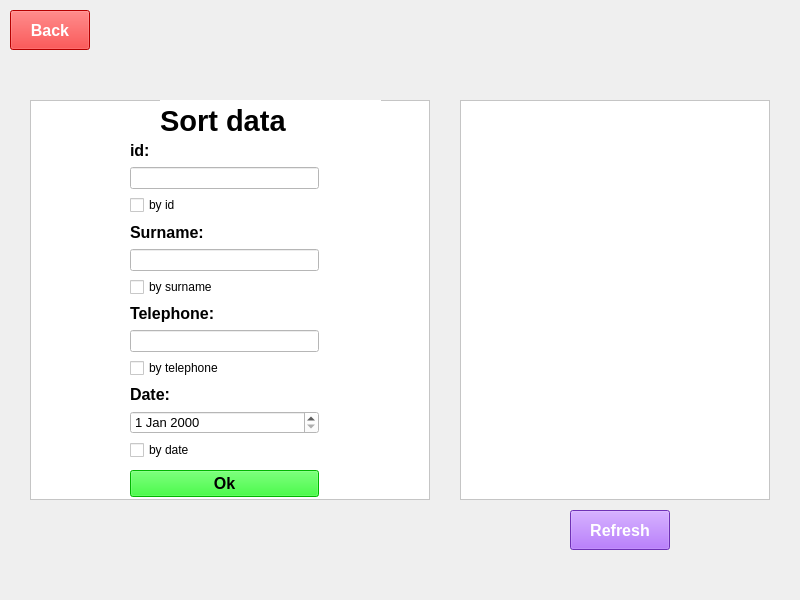
<?xml version="1.0" encoding="UTF-8"?>
<ui version="4.0">
 <class>sor1t</class>
 <widget class="QWidget" name="sor1t">
  <property name="geometry">
   <rect>
    <x>0</x>
    <y>0</y>
    <width>800</width>
    <height>600</height>
   </rect>
  </property>
  <property name="windowTitle">
   <string>Form</string>
  </property>
  <property name="styleSheet">
   <string notr="true"/>
  </property>
  <widget class="QPushButton" name="pushButtonR">
   <property name="geometry">
    <rect>
     <x>570</x>
     <y>510</y>
     <width>100</width>
     <height>40</height>
    </rect>
   </property>
   <property name="font">
    <font>
     <pointsize>12</pointsize>
     <weight>75</weight>
     <bold>true</bold>
    </font>
   </property>
   <property name="styleSheet">
    <string notr="true">background-color: rgb(156, 69, 255);
color: rgb(255, 255, 255);</string>
   </property>
   <property name="text">
    <string>Refresh</string>
   </property>
  </widget>
  <widget class="QTableView" name="tableView">
   <property name="geometry">
    <rect>
     <x>460</x>
     <y>100</y>
     <width>310</width>
     <height>400</height>
    </rect>
   </property>
   <property name="font">
    <font>
     <pointsize>12</pointsize>
     <weight>75</weight>
     <bold>true</bold>
    </font>
   </property>
   <property name="styleSheet">
    <string notr="true">color: rgb(85, 0, 127);
background-color: rgb(255, 255, 255);</string>
   </property>
  </widget>
  <widget class="QFrame" name="frame">
   <property name="geometry">
    <rect>
     <x>30</x>
     <y>100</y>
     <width>400</width>
     <height>400</height>
    </rect>
   </property>
   <property name="styleSheet">
    <string notr="true">background-color: rgb(255, 255, 255);</string>
   </property>
   <property name="frameShape">
    <enum>QFrame::StyledPanel</enum>
   </property>
   <property name="frameShadow">
    <enum>QFrame::Raised</enum>
   </property>
   <widget class="QWidget" name="layoutWidget">
    <property name="geometry">
     <rect>
      <x>100</x>
      <y>70</y>
      <width>191</width>
      <height>291</height>
     </rect>
    </property>
    <layout class="QVBoxLayout" name="verticalLayout_3"/>
   </widget>
   <widget class="QLabel" name="label_5">
    <property name="geometry">
     <rect>
      <x>130</x>
      <y>0</y>
      <width>221</width>
      <height>41</height>
     </rect>
    </property>
    <property name="font">
     <font>
      <family>Arial</family>
      <pointsize>22</pointsize>
      <weight>75</weight>
      <bold>true</bold>
     </font>
    </property>
    <property name="text">
     <string>Sort data</string>
    </property>
   </widget>
   <widget class="QWidget" name="layoutWidget">
    <property name="geometry">
     <rect>
      <x>100</x>
      <y>40</y>
      <width>189</width>
      <height>320</height>
     </rect>
    </property>
    <layout class="QVBoxLayout" name="verticalLayout_2">
     <item>
      <widget class="QLabel" name="label">
       <property name="font">
        <font>
         <pointsize>12</pointsize>
         <weight>75</weight>
         <bold>true</bold>
        </font>
       </property>
       <property name="text">
        <string>id:</string>
       </property>
      </widget>
     </item>
     <item>
      <widget class="QLineEdit" name="lid"/>
     </item>
     <item>
      <widget class="QCheckBox" name="checkBox">
       <property name="text">
        <string>by id</string>
       </property>
      </widget>
     </item>
     <item>
      <widget class="QLabel" name="label_2">
       <property name="font">
        <font>
         <pointsize>12</pointsize>
         <weight>75</weight>
         <bold>true</bold>
        </font>
       </property>
       <property name="text">
        <string>Surname:</string>
       </property>
      </widget>
     </item>
     <item>
      <widget class="QLineEdit" name="lfio"/>
     </item>
     <item>
      <widget class="QCheckBox" name="checkBox_2">
       <property name="text">
        <string>by surname</string>
       </property>
      </widget>
     </item>
     <item>
      <widget class="QLabel" name="label_3">
       <property name="font">
        <font>
         <pointsize>12</pointsize>
         <weight>75</weight>
         <bold>true</bold>
        </font>
       </property>
       <property name="text">
        <string>Telephone:</string>
       </property>
      </widget>
     </item>
     <item>
      <widget class="QLineEdit" name="ltel"/>
     </item>
     <item>
      <widget class="QCheckBox" name="checkBox_3">
       <property name="text">
        <string>by telephone</string>
       </property>
      </widget>
     </item>
     <item>
      <widget class="QLabel" name="label_4">
       <property name="font">
        <font>
         <pointsize>12</pointsize>
         <weight>75</weight>
         <bold>true</bold>
        </font>
       </property>
       <property name="text">
        <string>Date:</string>
       </property>
      </widget>
     </item>
     <item>
      <layout class="QVBoxLayout" name="verticalLayout">
       <item>
        <widget class="QDateEdit" name="dateEdit">
         <property name="font">
          <font>
           <pointsize>10</pointsize>
          </font>
         </property>
        </widget>
       </item>
       <item>
        <widget class="QCheckBox" name="checkBox_4">
         <property name="text">
          <string>by date</string>
         </property>
        </widget>
       </item>
       <item>
        <layout class="QHBoxLayout" name="horizontalLayout"/>
       </item>
      </layout>
     </item>
    </layout>
   </widget>
   <widget class="QPushButton" name="bok">
    <property name="geometry">
     <rect>
      <x>100</x>
      <y>370</y>
      <width>189</width>
      <height>27</height>
     </rect>
    </property>
    <property name="font">
     <font>
      <pointsize>12</pointsize>
      <weight>75</weight>
      <bold>true</bold>
     </font>
    </property>
    <property name="styleSheet">
     <string notr="true">background-color: rgb(0, 255, 0);</string>
    </property>
    <property name="text">
     <string>Ok</string>
    </property>
   </widget>
  </widget>
  <widget class="QPushButton" name="pushButton">
   <property name="geometry">
    <rect>
     <x>10</x>
     <y>10</y>
     <width>80</width>
     <height>40</height>
    </rect>
   </property>
   <property name="font">
    <font>
     <pointsize>12</pointsize>
     <weight>75</weight>
     <bold>true</bold>
    </font>
   </property>
   <property name="styleSheet">
    <string notr="true">background-color: rgb(255, 0, 0);color: rgb(255, 255, 255);</string>
   </property>
   <property name="text">
    <string>Back</string>
   </property>
  </widget>
 </widget>
 <resources/>
 <connections/>
</ui>
